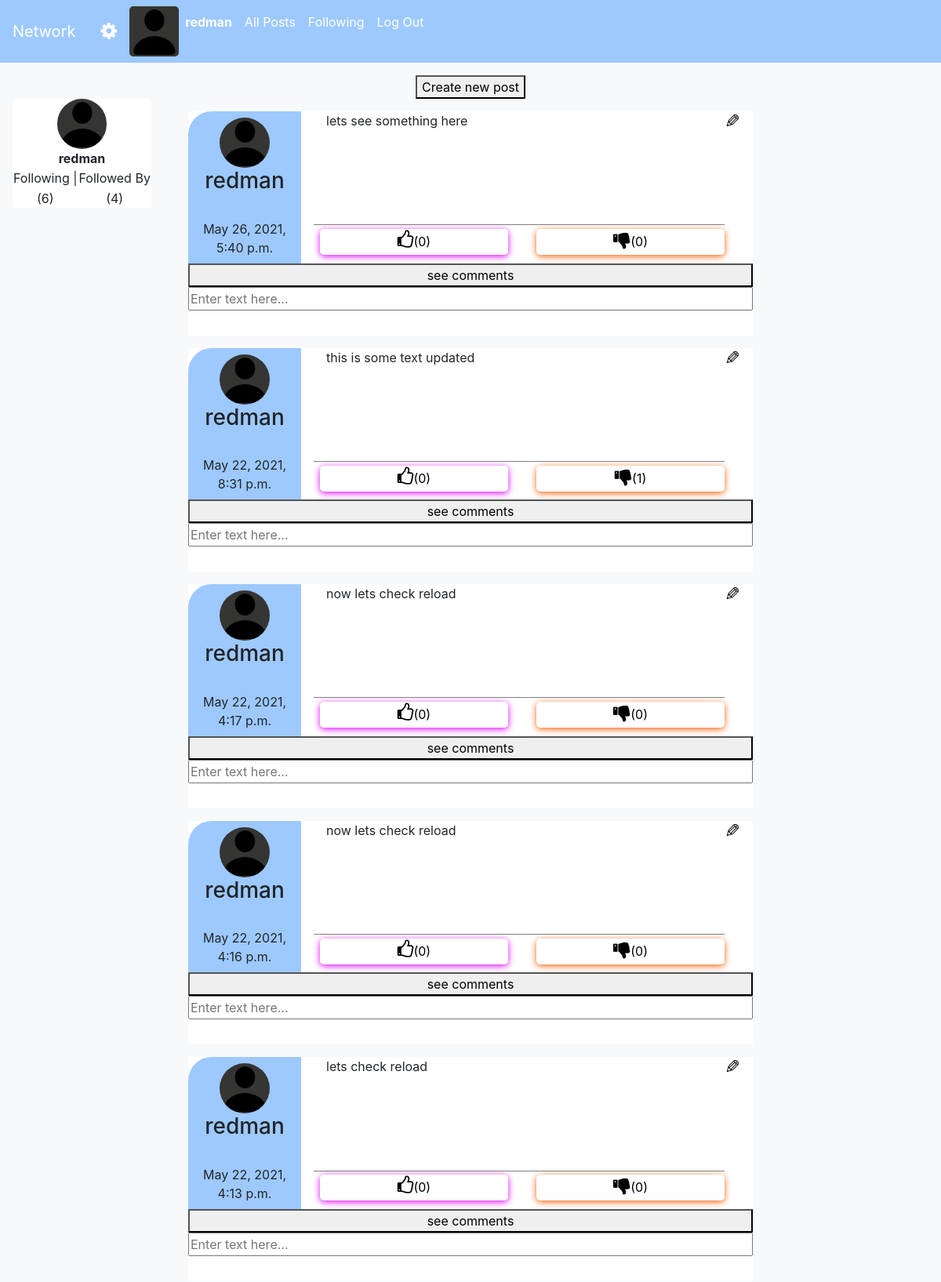
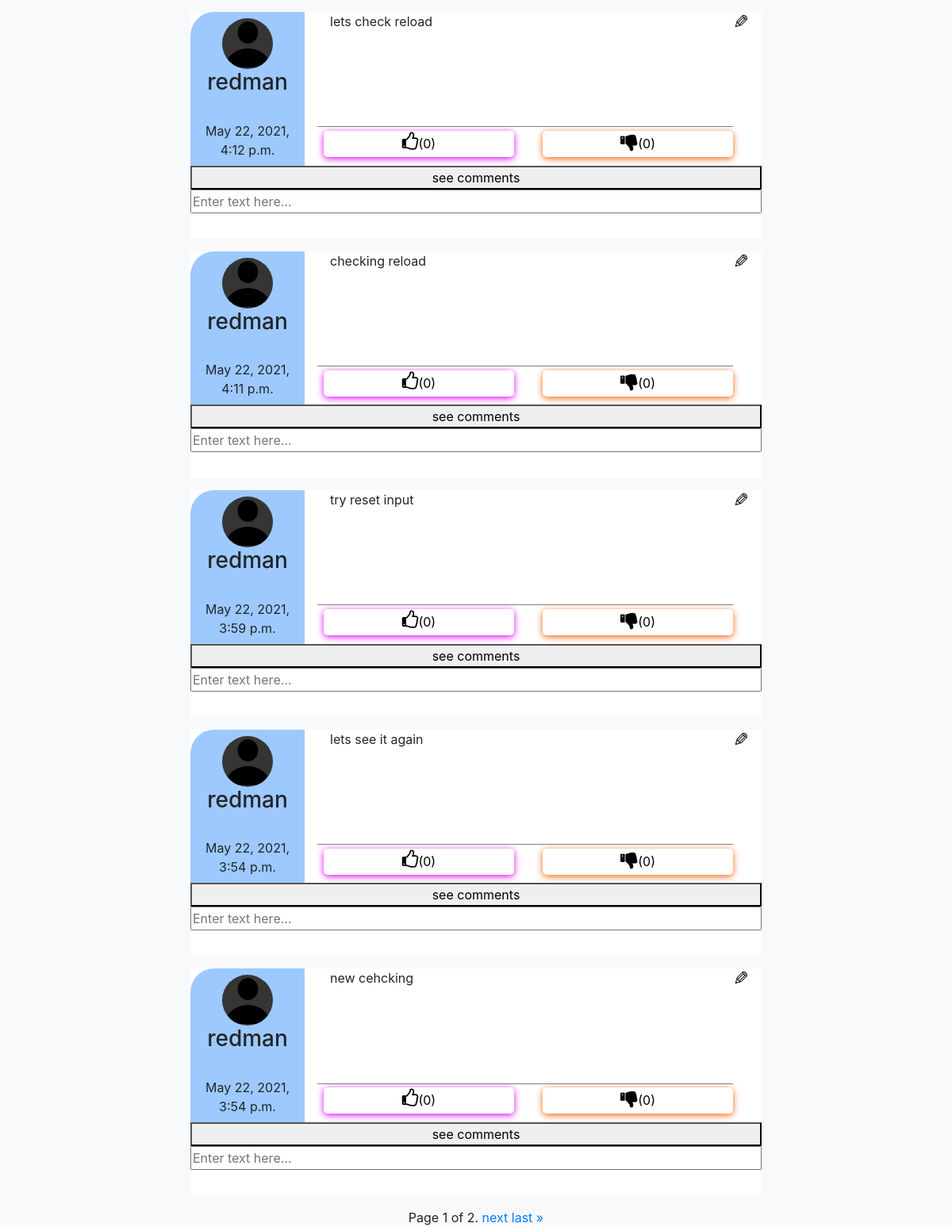
The page /viewuser/2/1 (signed in) on the database its author committed (2 pictures, top to bottom).
### network/models.py (models this page shows, shortened)
class User(AbstractUser):
    image = models.CharField(max_length=300, default="images/userpic.png")
    following = models.ManyToManyField('self', blank=True, related_name="followed_by")
    followed_by = models.ManyToManyField('self', blank=True, related_name="following")
    dob = models.DateTimeField(auto_now_add=False)
    pass

class Post(models.Model):
    time = models.DateTimeField(auto_now_add=True)
    text = models.CharField(max_length=1800)
    user = models.ForeignKey(User, on_delete=models.CASCADE, related_name="posts")
    liked_by = models.ManyToManyField(User, blank=True, related_name="liked")
    unliked_by = models.ManyToManyField(User, blank=True, related_name="unliked")

### network/views.py (the view)
# urls.py: path("viewuser/<int:user_id>/<int:page_number>", views.viewuser, name="viewuser"),
def viewuser(request,user_id, page_number):
        try:
            user = User.objects.get(pk=user_id)
            userpost = Post.objects.filter(user=user).order_by("-time")
            paginator = Paginator(userpost, 10)
            page_obj = paginator.get_page(page_number)
            return render(request, "network/viewuser.html", {
            "Post":page_obj, "Vuser":user,
            })
        except:
            message = "Could not get users profile."
            return render(request, "network/index.html", {
            "message":message
            })

### network/templates/network/viewuser.html (shortened to what this page needs)
{% extends "network/layout.html" %}
{% block body %}
{% if user.is_authenticated %}
{% if user == Vuser %}
<button class="createbtn"type="button" name="button" id="newpost">Create new post</button>
{% endif %}
<div class="vprofile">
  <div class="profileinfo">
      <img class="userpicpost" src="http://127.0.0.1:8000/static/images/userpic.png" alt="User profile picture"><br>
      <strong>{{Vuser.username}}</strong>
      <table>
        <tr>
          <td>Following |</td>
          <td>Followed By</td>
        </tr>
        <tr>
          <td>({{Vuser.following.all.count}})</td>
          <td>({{Vuser.followed_by.all.count}})</td>
        </tr>
      </table>
  </div>
<div class="vpost">
<div id="postcontainer" class="postcontainer">
  {% for post in Post %}
  <div id="post" class="post row">
    <div class="postuserinfo column">
        <img class="userpicpost" src="http://127.0.0.1:8000/static/images/userpic.png" alt="User profile picture">
        <br>
        <h3 class="postheader" id="postheader">{{post.user}}</h3>
        <br> {{post.time}}
    </div>
    <div class="column postinfo">
      {% if user == Vuser %}
      <span id="edit"><button class="editbtn" id="edit/{{post.id}}" style="display: contents;" type="button" name="button"><i style="font-size:24px;float: right;" class="fa flipfa">&#9998;</i></button></span>
      {% else %}
      <span><button style="display: contents;" type="button" name="button"><i style="font-size:24px;float: right;color:white" class="fa flipfa">&#9998;</i></button></span>
      {% endif %}
      <div id="text/{{post.id}}" class="posttext row text/{{post.id}}">
        {{post.text}}
      </div>
      <div class="likesec row">
        <button id="like/{{post.id}}" type="button" class="likebtn"><i style="font-size:24px" class="fa">&#xf087;</i>({{post.liked_by.all.count}})</button>
        <button id="unlike/{{post.id}}" type="button" name="dislike_button" class="dislikebtn"><i style="font-size:24px" class="fa">&#xf165;</i>({{post.unliked_by.all.count}})</button>
      </div>
    </div>
      <div class="comments" id="comment_sec/{{post.id}}">
        <button type="button" id="comment_btn/{{post.id}}" class="comment_button see_comments">see comments</button>
      </div>
    <textarea id="new_comment/{{post.id}}" rows="1" cols="50" name="comment_text" form="usrform" placeholder="Enter text here..."></textarea>
  </div>
  {% empty %}
  <div class="empty">
  No post from users.
  </div>
  {% endfor %}
  </div>
  <div class="pagination">
      <span class="step-links">
          <span class="current">
              Page {{ Post.number }} of {{ Post.paginator.num_pages }}.
          </span>
          {% if Post.has_next %}
              <a href="{% url 'viewuser' Vuser.id Post.next_page_number %}" id="page_button/{{ Post.next_page_number }}" name="page_button">next</a>
              <a href="{% url 'viewuser' Vuser.id Post.paginator.num_pages %}" id="page_button/{{ Post.next_page_number }}" name="page_button">last &raquo;</a>
          {% endif %}
      </span>
  </div>
{% endif %}
{% endblock %}

### network/templates/network/layout.html (shortened to what this page needs)
{% load static %}
<!DOCTYPE html>
<html lang="en">
    <head>
        <link rel="stylesheet" href="https://stackpath.bootstrapcdn.com/bootstrap/4.4.1/css/bootstrap.min.css">
        <link rel="stylesheet" href="https://cdnjs.cloudflare.com/ajax/libs/font-awesome/4.7.0/css/font-awesome.min.css">
        <link href="{% static 'network/styles.css' %}" rel="stylesheet">
    </head>
    <body>
        <nav class="navbar navbar-expand-lg">
            <a class="navbar-brand" href="{% url 'index' %}">Network</a>
            {% if user.is_authenticated %}
            <a class="nav-link" href="{% url 'profile' %}"><i style="font-size:24px" class="fa">&#xf013;</i></a>
            {% endif %}
            <div>
              <ul class="navbar-nav mr-auto">
                {% if user.is_authenticated %}
                      <img class="userpic" src="http://127.0.0.1:8000/static/images/userpic.png" alt="User profile picture">
                      <li class="nav-item">
                      <a class="nav-link" href="{% url 'viewuser' user.id 1 %}"><strong>{{ user.username }}</strong></a>
                      <li>
                {% endif %}
                {% if user.is_authenticated %}
                    <li class="nav-item">
                      <a class="nav-link" href="{% url 'public' 1 %}">All Posts</a>
                    </li>
                    <li class="nav-item">
                        <a class="nav-link" href="{% url 'following' 1 %}">Following</a>
                    </li>
                    <li class="nav-item">
                        <a class="nav-link" href="{% url 'logout' %}">Log Out</a>
                    </li>
                {% endif %}
              </ul>
            </div>
          </nav>
        <div class="body bg-light">
            {% block body %}
            {% endblock %}
        </div>
    </body>
</html>

### network/static/network/styles.css (style rules this page uses)
textarea { resize: none; overflow-y: scroll; width: 100%; }
.comments { width: 100%; }
.comment_button { width: 100%; }
.navbar { background-color: #9dc9fe; position: fixed; width: 100%; z-index: 1; }
.navbar-brand { color: #fff; }
.userpic { height: 4pc; border-radius: 5px; }
.userpicpost { border-radius: 100px; height: 4pc; }
.post { justify-content: center; text-align: center; padding-bottom: 2pc; margin-bottom: 1pc; background-color: #fff; width: 60vw; margin-top: 1pc; }
.postinfo { background: #fff; padding-left: 1pc; padding-right: 1pc; width: 80%; }
.posttext { background: #fff; padding-left: 1pc; height: 75%; width: auto; border-bottom: 1px solid gray; margin-bottom: .3pc; }
.postuserinfo { background: #9dc9ff; padding: .5pc; width: 20%; float: left; border-top-left-radius: 30px; }
.likesec { place-content: center; }
.likebtn { width: 20vw; border-style: none; padding-bottom: 5px; background: #fff; box-shadow: 0 2px 9px #dd05f8; margin-right: 3vw; margin-left: -1vw; border-radius: 5px; }
.dislikebtn { width: 20vw; border-style: none; padding-bottom: 5px; background: #fff; box-shadow: 0 2px 9px #f3620d; border-radius: 5px; }
body { text-align: -webkit-center; }
.flipfa { transform: scaleX(-1); }
.vpost { display: inline-block; }
.profileinfo { float: left; position: fixed; background-color: #fff; border-radius: 5px; margin-left: 1pc; text-align: center; }
.bg-light { padding-top: 8%; }
.pagination { justify-content: center; place-content: center; }
.nav-link { color: #fff; }

### rows shown on the page
User: username "redman", following.all.count "6", followed_by.all.count "4"
Post: user "redman", time "May 26, 2021, 5:40 p.m.", text "lets see something here", liked_by.all.count "0", unliked_by.all.count "0", comment_text "Enter text here..."
Post: user "redman", time "May 22, 2021, 8:31 p.m.", text "this is some text updated", liked_by.all.count "0", unliked_by.all.count "1", comment_text "Enter text here..."
Post: user "redman", time "May 22, 2021, 4:17 p.m.", text "now lets check reload", liked_by.all.count "0", unliked_by.all.count "0", comment_text "Enter text here..."
Post: user "redman", time "May 22, 2021, 4:16 p.m.", text "now lets check reload", liked_by.all.count "0", unliked_by.all.count "0", comment_text "Enter text here..."
Post: user "redman", time "May 22, 2021, 4:13 p.m.", text "lets check reload", liked_by.all.count "0", unliked_by.all.count "0", comment_text "Enter text here..."
Post: user "redman", time "May 22, 2021, 4:12 p.m.", text "lets check reload", liked_by.all.count "0", unliked_by.all.count "0", comment_text "Enter text here..."
Post: user "redman", time "May 22, 2021, 4:11 p.m.", text "checking reload", liked_by.all.count "0", unliked_by.all.count "0", comment_text "Enter text here..."
Post: user "redman", time "May 22, 2021, 3:59 p.m.", text "try reset input", liked_by.all.count "0", unliked_by.all.count "0", comment_text "Enter text here..."
Post: user "redman", time "May 22, 2021, 3:54 p.m.", text "lets see it again", liked_by.all.count "0", unliked_by.all.count "0", comment_text "Enter text here..."
Post: user "redman", time "May 22, 2021, 3:54 p.m.", text "new cehcking", liked_by.all.count "0", unliked_by.all.count "0", comment_text "Enter text here..."

### other values the page prints
{{ Post.number }} "1"
{{ Post.paginator.num_pages }} "2"
